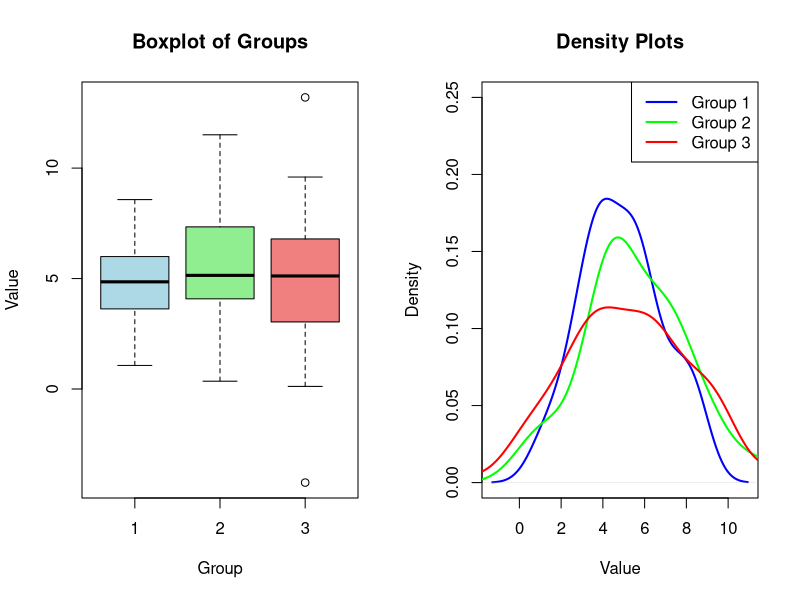

Reproduce this figure in R.
# Bartlett's Test for Equal Variances

# Step 1: Generate Sample Data for Three Groups
set.seed(123)  # Setting seed for reproducibility
group1 <- rnorm(30, mean = 5, sd = 2)   # Group 1 (SD = 2)
group2 <- rnorm(30, mean = 5, sd = 3)   # Group 2 (SD = 3)
group3 <- rnorm(30, mean = 5, sd = 4)   # Group 3 (SD = 4)

# Step 2: Combine data into a list
data_list <- list(group1, group2, group3)

# Step 3: Perform Bartlett's Test
bartlett_test_result <- bartlett.test(data_list)

# Step 4: Output the test result
print(bartlett_test_result)

# Step 5: Graphical Representation
par(mfrow = c(1, 2))  # Divide plotting area into 1 row, 2 columns

# Boxplot to visualize data distribution
boxplot(data_list, col = c("lightblue", "lightgreen", "lightcoral"),
        main = "Boxplot of Groups", xlab = "Group", ylab = "Value")

# Density Plot to compare distributions
plot(density(group1), col = "blue", lwd = 2, main = "Density Plots", 
     xlab = "Value", ylim = c(0, 0.25))
lines(density(group2), col = "green", lwd = 2)
lines(density(group3), col = "red", lwd = 2)
legend("topright", legend = c("Group 1", "Group 2", "Group 3"),
       col = c("blue", "green", "red"), lwd = 2)
